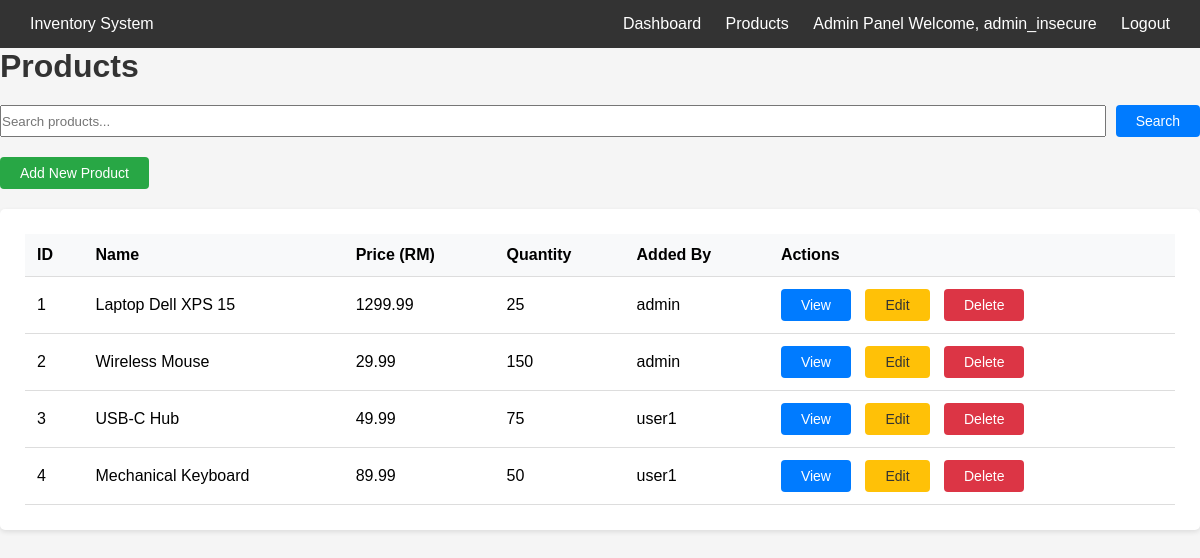
/Original/index.php?page=products (signed in), run on the app's committed database.
### tables this page shows
CREATE TABLE IF NOT EXISTS products (
    id INT AUTO_INCREMENT PRIMARY KEY,
    name VARCHAR(100) NOT NULL,
    description TEXT,
    price DECIMAL(10,2) NOT NULL,
    quantity INT NOT NULL DEFAULT 0,
    image VARCHAR(255) DEFAULT NULL,
    user_id INT,
    created_at TIMESTAMP DEFAULT CURRENT_TIMESTAMP,
    FOREIGN KEY (user_id) REFERENCES users(id) ON DELETE SET NULL
);

CREATE TABLE IF NOT EXISTS users (
    id INT AUTO_INCREMENT PRIMARY KEY,
    username VARCHAR(50) NOT NULL,
    email VARCHAR(100) NOT NULL,
    password VARCHAR(255) NOT NULL,
    role ENUM('admin', 'user') DEFAULT 'user',
    created_at TIMESTAMP DEFAULT CURRENT_TIMESTAMP
);

### Original/Controllers/ProductController.php (called while the page is built, shortened)
<?php
require_once __DIR__ . '/../Models/Product.php';
class ProductController {
    private $productModel;
    public function __construct() {
        $this->productModel = new Product();
    }
    public function index() {
        $search = isset($_GET['search']) ? $_GET['search'] : '';
        if ($search) {
            $products = $this->productModel->searchProducts($search);
        } else {
            $products = $this->productModel->getAllProducts();
        }
        require_once __DIR__ . '/../Views/products/index.php';
    }
}
?>

### Original/Models/Database.php (called while the page is built, shortened)
<?php
class Database {
    private $conn;
    public function __construct() {
        $this->conn = mysqli_connect('localhost', 'root', '', 'inventory_db');
    }
    public function query($sql) {
        $result = mysqli_query($this->conn, $sql);
        return $result;
    }
    public function fetchAll($sql) {
        $result = $this->query($sql);
        $rows = [];
        while ($row = mysqli_fetch_assoc($result)) {
            $rows[] = $row;
        }
        return $rows;
    }
}
?>

### Original/Models/Product.php (called while the page is built, shortened)
<?php
require_once __DIR__ . '/Database.php';
class Product {
    private $db;
    public function __construct() {
        $this->db = new Database();
    }
    public function getAllProducts() {
        $sql = "SELECT products.*, users.username FROM products LEFT JOIN users ON products.user_id = users.id ORDER BY products.created_at DESC";
        return $this->db->fetchAll($sql);
    }
}
?>

### Original/Views/products/index.php (the view, shortened to what this page needs)
<?php require_once __DIR__ . '/../layout.php'; ?>
<h1>Products</h1>
<div class="search-bar">
    <form method="GET" action="index.php" style="display:flex; gap:10px; width:100%;">
        <input type="text" name="search" placeholder="Search products..." value="<?php echo isset($_GET['search']) ? $_GET['search'] : ''; ?>">
        <button type="submit" class="btn btn-primary">Search</button>
    </form>
</div>
<a href="index.php?page=products&action=create" class="btn btn-success" style="margin-bottom:20px;display:inline-block;">Add New Product</a>
<div class="card">
    <table>
        <thead>
            <tr>
                <th>ID</th>
                <th>Name</th>
                <th>Price (RM)</th>
                <th>Quantity</th>
                <th>Added By</th>
                <th>Actions</th>
            </tr>
        </thead>
        <tbody>
            <?php if (!empty($products)): ?>
                <?php foreach ($products as $product): ?>
                <tr>
                    <td><?php echo $product['id']; ?></td>
                    <td><?php echo $product['name']; ?></td>
                    <td><?php echo $product['price']; ?></td>
                    <td><?php echo $product['quantity']; ?></td>
                    <td><?php echo $product['username']; ?></td>
                    <td class="actions">
                        <a href="index.php?page=products&action=show&id=<?php echo $product['id']; ?>" class="btn btn-primary">View</a>
                        <a href="index.php?page=products&action=edit&id=<?php echo $product['id']; ?>" class="btn btn-warning">Edit</a>
                        <a href="index.php?page=products&action=delete&id=<?php echo $product['id']; ?>" class="btn btn-danger" onclick="return confirm('Delete this product?')">Delete</a>
                    </td>
                </tr>
                <?php endforeach; ?>
            <?php else: ?>
                <tr><td colspan="6">No products found.</td></tr>
            <?php endif; ?>
        </tbody>
    </table>
</div>

### Original/Views/layout.php (style rules this page uses)
* { margin: 0; padding: 0; box-sizing: border-box; }
body { font-family: Arial, sans-serif; background: #f5f5f5; }
.card { background: white; border-radius: 5px; padding: 25px; margin-bottom: 20px; box-shadow: 0 2px 5px rgba(0,0,0,0.1); }
.btn { display: inline-block; padding: 8px 20px; border: none; border-radius: 4px; cursor: pointer; text-decoration: none; font-size: 14px; color: white; }
.btn-primary { background: #007bff; }
.btn-danger { background: #dc3545; }
.btn-success { background: #28a745; }
.btn-warning { background: #ffc107; color: #333; }
table { width: 100%; border-collapse: collapse; }
table th, table td { padding: 12px; text-align: left; border-bottom: 1px solid #ddd; }
table th { background: #f8f9fa; }
.search-bar { display: flex; gap: 10px; margin-bottom: 20px; }
.search-bar input { flex: 1; }
h1, h2 { margin-bottom: 20px; color: #333; }
.actions a { margin-right: 10px; }

### data on the page
products: id "1", name "Laptop Dell XPS 15", price "1299.99", quantity "25", user.username "admin"
products: id "2", name "Wireless Mouse", price "29.99", quantity "150", user.username "admin"
products: id "3", name "USB-C Hub", price "49.99", quantity "75", user.username "user1"
products: id "4", name "Mechanical Keyboard", price "89.99", quantity "50", user.username "user1"

### other printed values
$username "admin_insecure"
